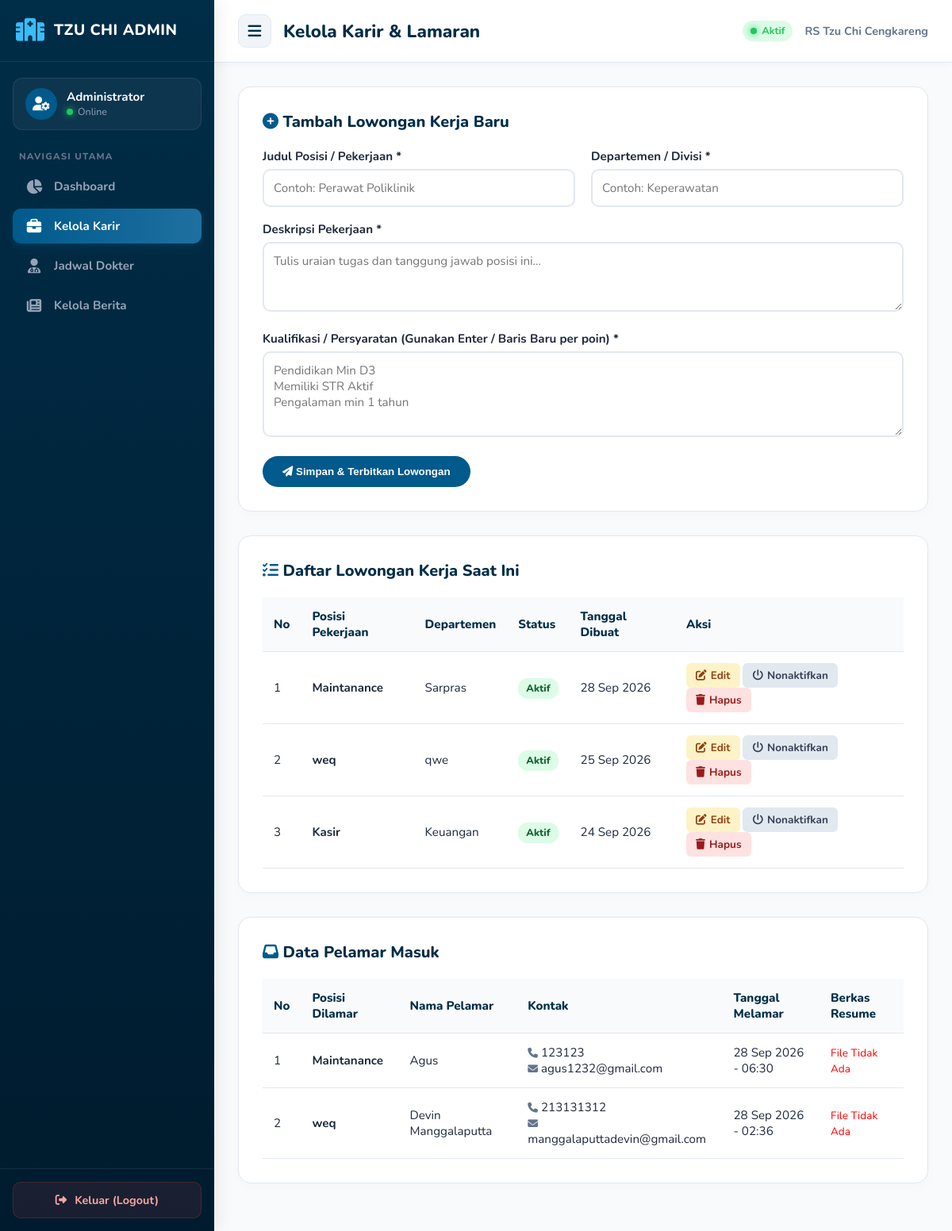
Screenshot of /admin.php?page=karir with the database file from the repository.
### tables this page shows
CREATE TABLE `job_vacancies` (
  `id` int(11) NOT NULL,
  `title` varchar(100) NOT NULL,
  `department` varchar(100) NOT NULL,
  `location` varchar(100) NOT NULL,
  `employment_type` varchar(50) DEFAULT 'Penuh Waktu',
  `description` text NOT NULL,
  `requirements` text NOT NULL,
  `is_active` tinyint(1) DEFAULT '1',
  `created_at` timestamp NOT NULL DEFAULT CURRENT_TIMESTAMP,
  `updated_at` timestamp NOT NULL DEFAULT CURRENT_TIMESTAMP ON UPDATE CURRENT_TIMESTAMP
);

CREATE TABLE `applications` (
  `id` int(11) NOT NULL,
  `job_id` int(11) NOT NULL,
  `applied_at` timestamp NOT NULL DEFAULT CURRENT_TIMESTAMP,
  `full_name` varchar(150) NOT NULL,
  `phone` varchar(20) NOT NULL,
  `email` varchar(150) NOT NULL,
  `resume_path` varchar(255) NOT NULL
);

### admin.php (the view, shortened to what the rows shown need)
<?php
$host = 'localhost';
$db   = 'db_rumahsakit';
$user = 'root';
$pass = 'root';
$conn = new mysqli($host, $user, $pass);
$conn->query("CREATE DATABASE IF NOT EXISTS `$db` CHARACTER SET utf8mb4");
$conn->select_db($db);
$conn->query("CREATE TABLE IF NOT EXISTS job_vacancies (
    id INT AUTO_INCREMENT PRIMARY KEY,
    title VARCHAR(255) NOT NULL,
    department VARCHAR(100) NOT NULL,
    location VARCHAR(100) NOT NULL DEFAULT 'Cengkareng, Jakarta Barat',
    description TEXT NOT NULL,
    requirements TEXT NOT NULL,
    is_active TINYINT(1) DEFAULT 1,
    created_at TIMESTAMP DEFAULT CURRENT_TIMESTAMP
) ENGINE=InnoDB;");
$conn->query("CREATE TABLE IF NOT EXISTS applications (
    id INT AUTO_INCREMENT PRIMARY KEY,
    job_id INT NOT NULL,
    full_name VARCHAR(255) NOT NULL,
    phone VARCHAR(50) NOT NULL,
    email VARCHAR(255) NOT NULL,
    resume_path VARCHAR(255) NOT NULL,
    applied_at TIMESTAMP DEFAULT CURRENT_TIMESTAMP
) ENGINE=InnoDB;");
$page = isset($_GET['page']) ? $_GET['page'] : 'dashboard';
        ?>
        <?php endif;
$pageTitle = "Dashboard Utama";
if ($page == 'karir') $pageTitle = "Kelola Karir & Lamaran";
?>
<!DOCTYPE html>
<html lang="id">
<head>
    <link rel="stylesheet" href="https://cdnjs.cloudflare.com/ajax/libs/font-awesome/6.4.0/css/all.min.css">
</head>
<body>
    <aside class="sidebar" id="sidebarNav">
        <div class="sidebar-header">
            <h2>TZU CHI ADMIN</h2>
        </div>
    </aside>
    <main class="main-content">
        <header class="topbar">
            <div class="topbar-left">
                <h1><?= htmlspecialchars($pageTitle) ?></h1>
            </div>
        </header>
        <div class="content-wrapper">
            <?php
            if ($page == 'dashboard') {
                $totalLowongan = $conn->query("SELECT COUNT(*) as total FROM job_vacancies")->fetch_assoc()['total'];
                $totalPelamar  = $conn->query("SELECT COUNT(*) as total FROM applications")->fetch_assoc()['total'];
                ?>
                <div style="display: grid; grid-template-columns: repeat(auto-fit, minmax(220px, 1fr)); gap: 20px; margin-bottom: 30px;">
                    <div class="card" style="margin-bottom:0; display:flex; align-items:center; gap:20px;">
                        <div style="width:60px; height:60px; background:#E0F2FE; color:var(--tzuchi-blue); border-radius:12px; display:flex; align-items:center; justify-content:center; font-size:1.8rem;">
                            <i class="fa-solid fa-briefcase"></i>
                        </div>
                        <div>
                            <h2 id="stat-total-lowongan" style="margin:0; color: var(--tzuchi-blue); font-size:1.8rem;"><?= $totalLowongan ?></h2>
                            <p style="margin:0; color: var(--text-muted); font-weight:700;">Total Lowongan Kerja</p>
                        </div>
                    </div>
                    <div class="card" style="margin-bottom:0; display:flex; align-items:center; gap:20px;">
                        <div style="width:60px; height:60px; background:#DCFCE7; color:var(--tzuchi-green); border-radius:12px; display:flex; align-items:center; justify-content:center; font-size:1.8rem;">
                            <i class="fa-solid fa-users"></i>
                        </div>
                        <div>
                            <h2 id="stat-total-pelamar" style="margin:0; color: var(--tzuchi-green); font-size:1.8rem;"><?= $totalPelamar ?></h2>
                            <p style="margin:0; color: var(--text-muted); font-weight:700;">Total Pelamar</p>
                        </div>
                    </div>
                </div>
                <div class="card">
                    <h3>Selamat Datang di Portal Admin Terpadu</h3>
                    <p style="color: var(--text-muted); margin-bottom: 0;">Silakan gunakan menu navigasi di sebelah kiri untuk mengelola informasi Karir, Jadwal Dokter, dan Berita Utama Website.</p>
                </div>
                <?php
            }
            elseif ($page == 'karir') {
                ?>
                <div class="card">
                    <div class="table-responsive">
                        <table>
                            <thead>
                                <tr>
                                    <th>No</th>
                                    <th>Posisi Pekerjaan</th>
                                    <th>Departemen</th>
                                    <th>Status</th>
                                    <th>Tanggal Dibuat</th>
                                    <th>Aksi</th>
                                </tr>
                            </thead>
                            <tbody id="tbody-lowongan">
                                <?php
                                $jobs = $conn->query("SELECT * FROM job_vacancies ORDER BY created_at DESC");
                                if ($jobs && $jobs->num_rows > 0):
                                    $no = 1;
                                    while ($j = $jobs->fetch_assoc()):
                                ?>
                                    <tr>
                                        <td><?= $no++ ?></td>
                                        <td><strong><?= htmlspecialchars($j['title']) ?></strong></td>
                                        <td><?= htmlspecialchars($j['department']) ?></td>
                                        <td>
                                            <?php if ($j['is_active']): ?>
                                                <span class="badge-status status-active">Aktif</span>
                                            <?php else: ?>
                                                <span class="badge-status status-inactive">Nonaktif</span>
                                            <?php endif; ?>
                                        </td>
                                        <td><?= date('d M Y', strtotime($j['created_at'])) ?></td>
                                        <td>
                                            <a href="admin.php?page=karir&action=edit_lowongan&id=<?= $j['id'] ?>" class="btn-sm btn-edit">
                                                <i class="fa-solid fa-pen-to-square"></i> Edit
                                            </a>
                                            <a href="admin.php?page=karir&action=toggle_status&id=<?= $j['id'] ?>" class="btn-sm btn-toggle">
                                                <i class="fa-solid fa-power-off"></i> <?= $j['is_active'] ? 'Nonaktifkan' : 'Aktifkan' ?>
                                            </a>
                                            <a href="admin.php?page=karir&action=hapus_lowongan&id=<?= $j['id'] ?>" class="btn-sm btn-danger" onclick="return confirm('Yakin ingin menghapus lowongan ini?')">
                                                <i class="fa-solid fa-trash"></i> Hapus
                                            </a>
                                        </td>
                                    </tr>
                                <?php
                                    endwhile;
                                else:
                                ?>
                                    <tr>
                                        <td colspan="6" style="text-align: center; color: var(--text-muted);">Belum ada lowongan kerja yang ditambahkan.</td>
                                    </tr>
                                <?php endif; ?>
                            </tbody>
                        </table>
                    </div>
                </div>
                <div class="card">
                    <div class="table-responsive">
                        <table>
                            <thead>
                                <tr>
                                    <th>No</th>
                                    <th>Posisi Dilamar</th>
                                    <th>Nama Pelamar</th>
                                    <th>Kontak</th>
                                    <th>Tanggal Melamar</th>
                                    <th>Berkas Resume</th>
                                </tr>
                            </thead>
                            <tbody id="tbody-pelamar">
                                <?php
                                $apps = $conn->query("SELECT a.*, j.title as job_title FROM applications a LEFT JOIN job_vacancies j ON a.job_id = j.id ORDER BY a.applied_at DESC");
                                if ($apps && $apps->num_rows > 0):
                                    $no = 1;
                                    while ($a = $apps->fetch_assoc()):
                                ?>
                                    <tr>
                                        <td><?= $no++ ?></td>
                                        <td><strong><?= htmlspecialchars($a['job_title'] ?? 'Lowongan Dihapus') ?></strong></td>
                                        <td><?= htmlspecialchars($a['full_name']) ?></td>
                                        <td>
                                            <i class="fa-solid fa-phone" style="font-size:0.8rem; color:var(--text-muted);"></i> <?= htmlspecialchars($a['phone']) ?><br>
                                            <i class="fa-solid fa-envelope" style="font-size:0.8rem; color:var(--text-muted);"></i> <?= htmlspecialchars($a['email']) ?>
                                        </td>
                                        <td><?= date('d M Y - H:i', strtotime($a['applied_at'])) ?></td>
                                        <td>
                                            <?php if (file_exists($a['resume_path'])): ?>
                                                <a href="<?= htmlspecialchars($a['resume_path']) ?>" download class="btn-sm btn-download">
                                                    <i class="fa-solid fa-download"></i> Download Berkas
                                                </a>
                                            <?php else: ?>
                                                <span style="color: red; font-size:0.85rem;">File Tidak Ada</span>
                                            <?php endif; ?>
                                        </td>
                                    </tr>
                                <?php
                                    endwhile;
                                else:
                                ?>
                                    <tr>
                                        <td colspan="6" style="text-align: center; color: var(--text-muted);">Belum ada pelamar yang mengirimkan berkas.</td>
                                    </tr>
                                <?php endif; ?>
                            </tbody>
                        </table>
                    </div>
                </div>
                <?php
            }
            ?>
        </div>
    </main>
</body>
</html>

### rows the page displays
job_vacancies: title "Maintanance", department "Sarpras", is_active "Aktif", created_at "28 Sep 2026"
job_vacancies: title "weq", department "qwe", is_active "Aktif", created_at "25 Sep 2026"
job_vacancies: title "Kasir", department "Keuangan", is_active "Aktif", created_at "24 Sep 2026"
applications: job_vacancies.title "Maintanance", full_name "Agus", phone "123123", email "agus1232@gmail.com", applied_at "28 Sep 2026 - 06:30", shows "File Tidak Ada"
applications: job_vacancies.title "weq", full_name "Devin Manggalaputta", phone "213131312", email "manggalaputtadevin@gmail.com", applied_at "28 Sep 2026 - 02:36", shows "File Tidak Ada"

### other values shown
$pageTitle "Kelola Karir & Lamaran"
